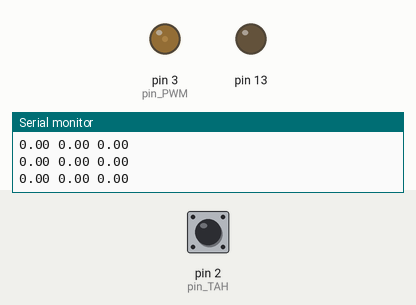
Recording of a sketch running on a simulated Arduino Uno, built with avr-gcc and run on an emulated ATmega328P. Parts: output pins drawn as LEDs (lit = HIGH), the last lines printed to the serial monitor. The test bench sets the inputs (shaded band); at power-on: pin 2 (pin_TAH) HIGH.

Above: at 3.2 s.
3.3 s: pin 2 (pin_TAH) pulsed LOW 2 times (0.12 s each, 0.3 s apart)
At 4.6 s:
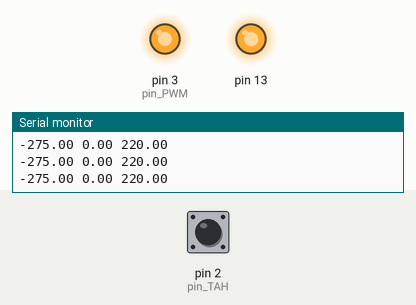
5.4 s: pin 2 (pin_TAH) pulsed LOW 5 times (0.12 s each, 0.3 s apart)
At 6.2 s:
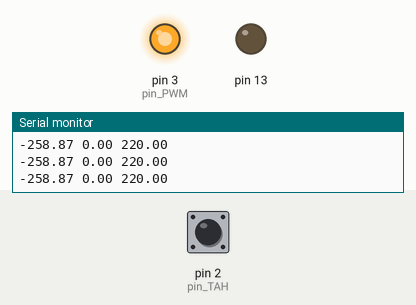
8.4 s: pin 2 (pin_TAH) pulled LOW for 0.15 s
At 9.4 s:
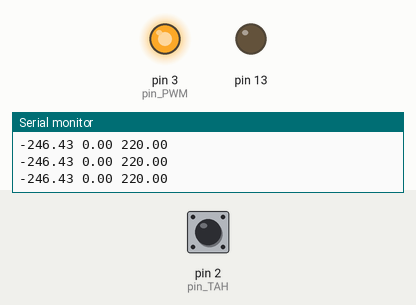
Timing chart, 0 to 11.4 s (numbered marks = the images above; inputs shaded):
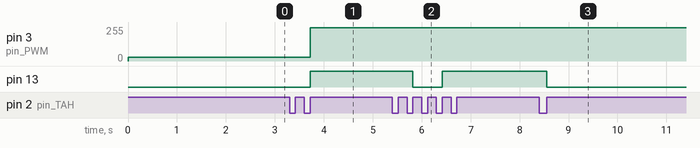

Measured:
- after the input at 3.3 s, pin 3 (pin_PWM): 30/255 → 250/255 after 0.42 s; pin 13: LOW → HIGH after 0.42 s
- after the input at 5.4 s, pin 13: HIGH → LOW after 0.42 s, → HIGH 0.60 s later
- after the input at 8.4 s, pin 13: HIGH → LOW after 0.15 s

The sketch:

controller.ino
```cpp
// ПИД-регулятор по заданной относительной скорости
// Регулятор без обратной связи по передаточному коэффициенту (при Кп = Ки = Кд = 0)
// Помеха по управлению
// Задание линейно растущего закона управления
// Задание частотного закона управления
// Любая комбинация параметров постоянного, линейного и частотного законов
// Ключи ввода в монитор порта:
//    set<целое число 0..4000> - задание скорости вращения, об/мин
//   ramp<целое число -1000..1000> - коэффициент линейного роста уставки, об/мин/с
//   ampl<целое число 0..1000> - амплитуда частотной уставки, об/мин
//   freq<вещественное число 0.0..20.0> - частота частотной уставки, рад/с
//     kp<вещественное число 0.0..10.0> - коэффициент П регулятора
//     ki<вещественное число 0.0..10.0> - коэффициент И регулятора
//     kd<вещественное число 0.0..10.0> - коэффициент И регулятора
//    vup<целое число -20..20> - помеха по управлению
//    out<целое число 10..2000> - задание периода вывода в монитор порта, мс
//    out - остановить/запустить вывод данных
//    imp<целое число 1..100 > - задание количества оборотов в расчёте скорости

// Подключение вентилятора:
#define pin_PWM 3 // Шим вентилятора
#define pin_TAH 2 // Тахометр вентилятора - прерывание

//-------------------- Переменные --------------------//

// Параметры вентилятора:
uint8_t pwm_min = 30, // Диапазон ШИМ
        pwm_max = 250; // для относительного управления
uint16_t obm_min = 275, // Диапазон скоростей
         obm_max = 2280; // для относительного управления
float K = 9.89; // Передаточный коэффициент

// Настройки регулятора:
float Kp = 5,    // Коэффициенты регулятора
      Ki = 0.0,
      Kd = 0.0;

// Переменные управления:
int16_t pwm; // Значение ШИМ - управляющий сигнал
float Set, set_M; // Задающий сигнал (уставка), об/мин
float upr; // Управляющий сигнал регулятора
int8_t Vup; // Помеха по управлению
int16_t ramp; // Коэффициент линейного роста уставки
int16_t ampl; // Амплитуда частотной уставки
float freq; // Частота частотной уставки
float tim; // Текущее время уставки для частотного закона
float del, del_, // Ошибка управления
      intgr, // Интеграл ошибки
      diffr; // Скорость ошибки
uint16_t T_out = 50; // Период вывода в монитор порта, мс
bool outs = true; // Запуск/останов вывода

// Переменные тахометра:
bool impb; // Переключение индикатора
float obm; // Обороты в минуту
uint8_t n_imp = 1; // Количество оборотов - двойных импульсов в рассчёте времени
volatile uint32_t tim_imp; // Время импульсов тахометра
volatile bool flag_taho = false; // Флаг готовности данных тахометра

//-------------------- Функции --------------------//

// Функция по прерыванию тахометра:
void taho () {
  static uint32_t tmr_imp; // Таймер импульсов
  static uint8_t imp; // Счётчик импульсов
  imp++;
  if (imp >= n_imp * 2) { // Прошло n импульсов
    tim_imp = micros() - tmr_imp; // Время оборотов
    tmr_imp = micros(); // Сброс таймера
    imp = 0; // Сброс счётчика
    flag_taho = true; // Флаг готовности
  }
}

//Функция управления:
void uprput() {
  if (flag_taho) { // По флагу готовности тахометра
    // Формирование закона управления:
    if (ampl == 0 || freq == 0) {
      Set = Set + tim_imp / 1000000.0 * ramp; // Линейный рост уставки
      if (set_M != 0) {
        set_M = 0; tim = 0;
      }
    }
    else {
      if (set_M == 0) set_M = Set; // Средняя нейтральная линия частотной уставки
      else set_M = set_M + tim_imp / 1000000.0 * ramp;
      tim = tim + tim_imp / 1000000.0; // Текущее время уставки
      Set = set_M + ampl * sin(freq * tim); // Частотная уставка
    }
    if (Set <= 0) ramp = abs(ramp); // Ограничитель роста уставки вниз
    if (Set >= obm_max - obm_min) ramp = -abs(ramp); // Ограничитель роста уставки вверх
    Set = constrain(Set, 0, obm_max - obm_min); // Ограничитель уставки

    // Вычисление управляющего воздействия:
    obm = filtr(60000000.0 / tim_imp * n_imp) - obm_min; // Обороты в минуту ОТНОСИТЕЛЬНЫЕ
    del_ = del; // Предыдущая ошибка
    del = Set - obm; // Ошибка управления
    if (Set != 0 && Ki != 0)
      intgr = intgr + del * tim_imp / 1000000.0; // Интеграл ошибки
    else intgr = 0;
    diffr = (del - del_) / tim_imp * 1000000.0; // Скорость ошибки
    if (Kp != 0 || Ki != 0 || Kd != 0)
      upr = Kp * del + Ki * intgr + Kd * diffr ; // Регулятор
    else upr = Set / K; // Разомкнутое управление

    upr = constrain(upr, 0, pwm_max - pwm_min); // Управляющий сигнал регулятора
    pwm = upr + Vup; // Управляющее воздействие с учётом помехи управления
    analogWrite(pin_PWM, constrain(pwm + pwm_min, 0, 255)); // Управление вентилятором

    flag_taho = false; // Сброс флага готовности данных тахометра
    impb = !impb; // Переключение индикатора
    digitalWrite(13, impb); // Индикатор на плате
  }
}

// Функция вывода:
void output() {
  static uint32_t tmr_out;
  if (outs && millis() - tmr_out > T_out) { // Таймер
    tmr_out = millis();
    Serial.print(obm);
    Serial.print(' ');
    Serial.print(Set);
    Serial.print(' ');
    Serial.print(upr);
    Serial.println();
  }
}

// Получение данных из терминала:
void terminal() {
  static char cmd[20]; // Массив символов из порта
  static int index = 0; // Счётчик символов
  if (Serial.available()) { // Что-то пришло
    char ch = (char)Serial.read(); // Чтение символа из порта
    if (ch == '\r' || ch == '\n') { // Если конец строки
      cmd[index] = 0;
      index = 0;
      // Ключи полученной строки:
      if (strncmp(cmd, "ramp", 4) == 0) {
        ramp = constrain(atoi(cmd + 4), -1000, 1000); // Коэффициент линейного роста уставки
        return;
      }
      if (strncmp(cmd, "ampl", 4) == 0) {
        ampl = constrain(atoi(cmd + 4), 0, 1000); // Коэффициент линейного роста уставки
        return;
      }
      if (strncmp(cmd, "freq", 4) == 0) {
        freq = constrain(atoi(cmd + 4), 0, 20); // Коэффициент линейного роста уставки
        return;
      }
      if (strncmp(cmd, "kp", 2) == 0) {
        Kp = constrain(atof(cmd + 2), 0, 10); // Коэффициент П регулятора
        return;
      }
      if (strncmp(cmd, "ki", 2) == 0) {
        Ki = constrain(atof(cmd + 2), 0, 10); // Коэффициент И регулятора
        return;
      }
      if (strncmp(cmd, "kd", 2) == 0) {
        Kd = constrain(atof(cmd + 2), 0, 10); // Коэффициент Д регулятора
        return;
      }
      if (strncmp(cmd, "set", 3) == 0) {
        if (ampl == 0 || freq == 0)
          Set = constrain(atoi(cmd + 3), 0, obm_max - obm_min); // Скорость заданная
        else
          set_M = constrain(atoi(cmd + 3), 0, obm_max - obm_min); // Средняя нейтральная линия частотной уставки
        return;
      }
      if (strncmp(cmd, "vup", 3) == 0) {
        Vup = constrain(atoi(cmd + 3), -20, 20); // Помеха по управлению
        return;
      }
      if (strncmp(cmd, "imp", 3) == 0) {
        n_imp = constrain(atoi(cmd + 3), 1, 100); // Количество импульсов в измерении
        return;
      }
      if (strncmp(cmd, "out", 3) == 0) {
        if (atoi(cmd + 3) != 0)
          T_out = constrain(atoi(cmd + 3), 10, 2000); // Период вывода
        else outs = !outs;
        return;
      }
    }
    else { // Принимаем следующий символ из порта
      cmd[index++] = ch;
    }
  }
}

// Медианный фильтр случайных выбросов:
float filtr(float newVal) {
  static float buf[3]; // Буфер из трёх значений
  static byte count = 0; // Счётчик
  buf[count] = newVal;
  if (++count >= 3) count = 0; // Выбор среднего значения из трёх - медианы:
  return (max(buf[0], buf[1]) == max(buf[1], buf[2])) ? max(buf[0], buf[2]) : max(buf[1], min(buf[0], buf[2]));
}

//-------------------- Инициализация МК --------------------//

void setup() {
  Serial.begin(9600); // Запуск монитора порта
  pinMode(pin_PWM, OUTPUT); // ШИМ
  pinMode(pin_TAH, INPUT_PULLUP); // Тахометр
  pinMode(13, OUTPUT); // Индикатор на плате
  attachInterrupt(0, taho, RISING); // Прерывание 0 на D2 (1 на D3)
  analogWrite(pin_PWM, pwm_min); // Запуск вентилятора
  delay(2000);
}

//-------------------- Главный цикл МК --------------------//

void loop() {
  terminal();
  output();
  uprput();
}
```
